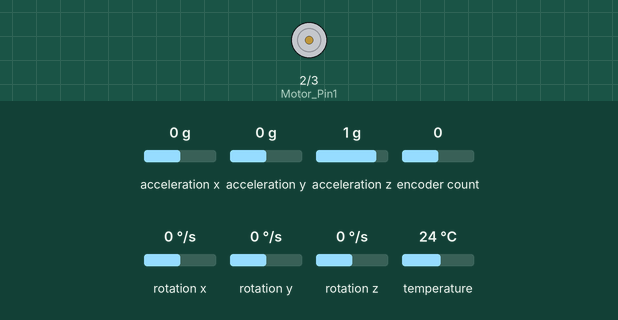
This program was run on a simulated Teensy 4. On the bench: motor-driver pin pairs drawn as motors (green arrow = first pin HIGH = forward, orange = second pin HIGH = backward, longer = more drive). The test bench sets the inputs (shaded band); at power-on: acceleration x 0 g, encoder count 0, acceleration y 0 g, acceleration z 1 g, rotation x 0 °/s, rotation y 0 °/s, rotation z 0 °/s, temperature 24 °C. What the program prints to the serial monitor is not drawn.

Above: at 1.3 s.
1.4 s: acceleration x set to -1.4 g
At 2.1 s:
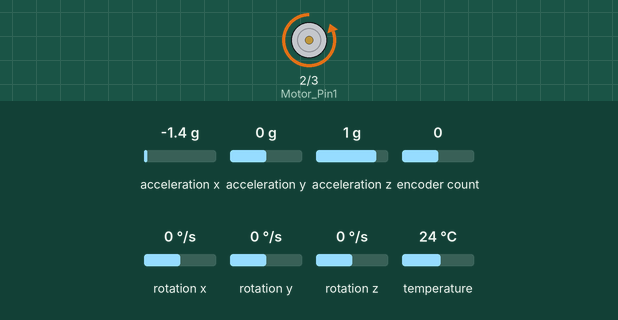
2.9 s: acceleration x set to -0.8 g
At 3.3 s:
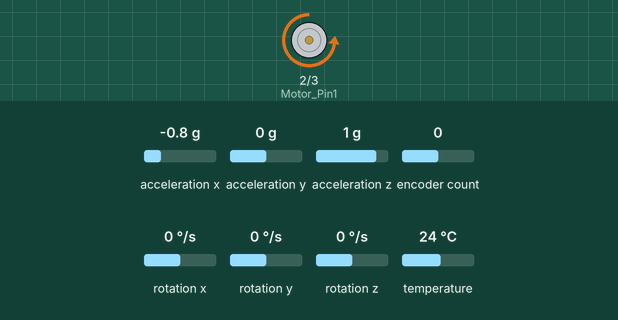
4.4 s: acceleration x set to 0.8 g
At 5.6 s:
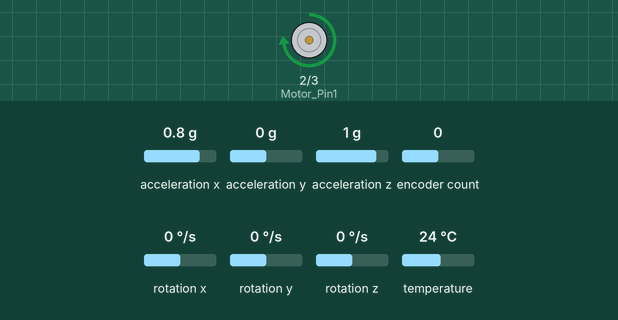
5.9 s: acceleration x set to -0.1 g
At 6.8 s:
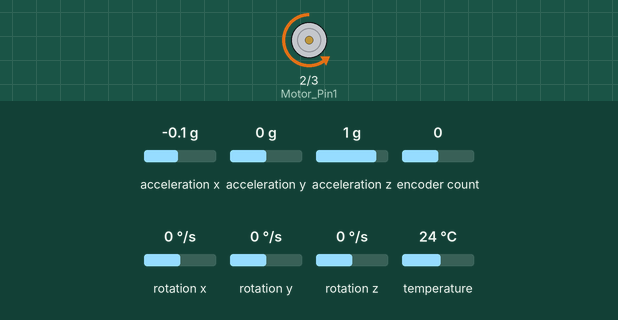
7.4 s: encoder count set to 4
At 8.0 s:
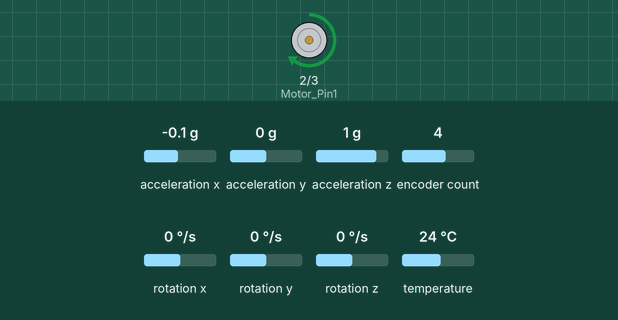
Timing chart, 0 to 9.9 s (numbered marks = the images above; inputs shaded):
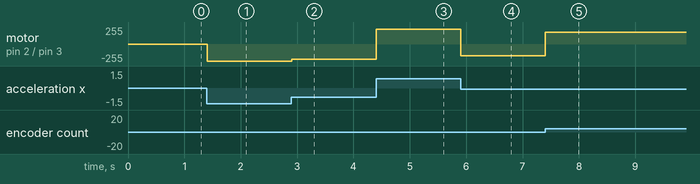

The program:

main.cpp
```cpp
#include <Arduino.h>
#include <Encoder.h>
#include <Adafruit_MPU6050.h>
#include <Adafruit_Sensor.h>
#include <Wire.h>
#include <math.h>

#define Motor_Pin1 2
#define Motor_Pin2 3
Encoder encode(30, 31);

Adafruit_MPU6050 mpu;
sensors_event_t a, g, temp;

const float PPR = 405;
const int zero_speed = 0;
const float k_p = 1;
const float k_i = 1.35;
volatile float ref_theta;
volatile float motor_theta;
volatile float thetaError = 0;
volatile float oldError = 0;
volatile float p_control = 0;
volatile float i_control = 0;
volatile int oldTime;
volatile int newTime;
int deltaT = 0;
int power = 0;

void processIMU();
void Compensate(float AngleDifference, float Speed);
float processIMUAngle();
float readMotorAngle();
float PI_Control(float IMUAngle, float MotorAngle);
int PowerControl();

void setup(){
  // put your setup code here, to run once:
  Serial.begin(115200);

  if (!mpu.begin())
  {
    Serial.println("Failed to find MPU6050 chip");
    while (true)
    {
      delay(10);
    }
  }
  Serial.println("MPU6050 found!");

  // set accelerometer range to +-2G
  mpu.setAccelerometerRange(MPU6050_RANGE_2_G);

  // set gyro range to +- 500 deg/s
  mpu.setGyroRange(MPU6050_RANGE_250_DEG);

  // set filter bandwidth to 21 Hz
  mpu.setFilterBandwidth(MPU6050_BAND_5_HZ);

  delay(100);
}

void loop(){
  Compensate(PI_Control(processIMUAngle(), readMotorAngle()), PowerControl());
  // processIMU();

}

void processIMU(){
  /* Get new sensor events with the readings */
  sensors_event_t a, g, temp;
  mpu.getEvent(&a, &g, &temp);

  /* Print out the values */
  Serial.print("Acceleration X: ");
  Serial.print(a.acceleration.x);
  Serial.print(", Y: ");
  Serial.print(a.acceleration.y);
  Serial.print(", Z: ");
  Serial.print(a.acceleration.z);
  Serial.println(" m/s^2");

  Serial.print("Rotation X: ");
  Serial.print(g.gyro.x);
  Serial.print(", Y: ");
  Serial.print(g.gyro.y);
  Serial.print(", Z: ");
  Serial.print(g.gyro.z);
  Serial.println(" rad/s");

  Serial.print("Temperature: ");
  Serial.print(temp.temperature);
  Serial.println(" degC");

  Serial.println("");
  delay(500);
}

// reads IMU info and returns angle of breadboard about the Y-axis
float processIMUAngle(){

  sensors_event_t a, g, temp;
  mpu.getEvent(&a, &g, &temp);
  float angleOffSet = 0;

  return ((180 / M_PI) * atan2(a.acceleration.x, a.acceleration.z)) + angleOffSet;
}

// reads motor encoder to determine the angle of motor shaft
float readMotorAngle(){

  return (encode.read() / PPR) * 360;
}


// Includes proportional and Integral control
float PI_Control(float IMUAngle, float MotorAngle){

  newTime = millis();
  ref_theta = IMUAngle;
  motor_theta = MotorAngle;

  thetaError = ref_theta + motor_theta;
  p_control = k_p * thetaError;

  oldTime = newTime;
  oldError = thetaError;

  newTime = millis();
  ref_theta = IMUAngle;
  motor_theta = MotorAngle;

  deltaT = (newTime - oldTime) * (1/1000); // time difference and converting from milliseconds to seconds
  thetaError = ref_theta + motor_theta;
  i_control = k_i * (i_control + ((thetaError - oldError) * deltaT));

  return p_control + i_control;
}


// Takes results from PI_Control() and PowerControl() and applies them to motor
void Compensate(float AngleDifference, float Speed){

  float comp = AngleDifference;

    if (comp == 0){
      analogWrite(Motor_Pin1, zero_speed);
      analogWrite(Motor_Pin2, zero_speed);
    }
    else if (comp > 0){

      analogWrite(Motor_Pin1, Speed);
      analogWrite(Motor_Pin2, zero_speed);
     }

    else{
      analogWrite(Motor_Pin1, zero_speed);
      analogWrite(Motor_Pin2, Speed);

    }
  }


  // controls power output depending on angle difference.
  //The greater the difference the the greater the power
  int PowerControl(){

    float angleError = PI_Control(processIMUAngle(), readMotorAngle());

    if (abs(angleError) < 5){
      power = 150;
    }
    else if (abs(angleError) < 10){
      power = 175;
    }
    else if (abs(angleError) < 25){
      power = 200;
    }
    else if (abs(angleError) < 40){
      power = 225;
    }
    else{
      power = 255;
    }

    return power;
  }
```

Measured:
- after the input at 1.4 s, motor on pin 2 (Motor_Pin1) / pin 3 (Motor_Pin2): stopped → backward 255/255 at once
- after the input at 2.9 s, motor on pin 2 (Motor_Pin1) / pin 3 (Motor_Pin2): backward 255/255 → backward 225/255 at once
- after the input at 4.4 s, motor on pin 2 (Motor_Pin1) / pin 3 (Motor_Pin2): backward 225/255 → forward 225/255 at once
- after the input at 5.9 s, motor on pin 2 (Motor_Pin1) / pin 3 (Motor_Pin2): forward 225/255 → backward 175/255 at once
- after the input at 7.4 s, motor on pin 2 (Motor_Pin1) / pin 3 (Motor_Pin2): backward 175/255 → forward 175/255 at once
